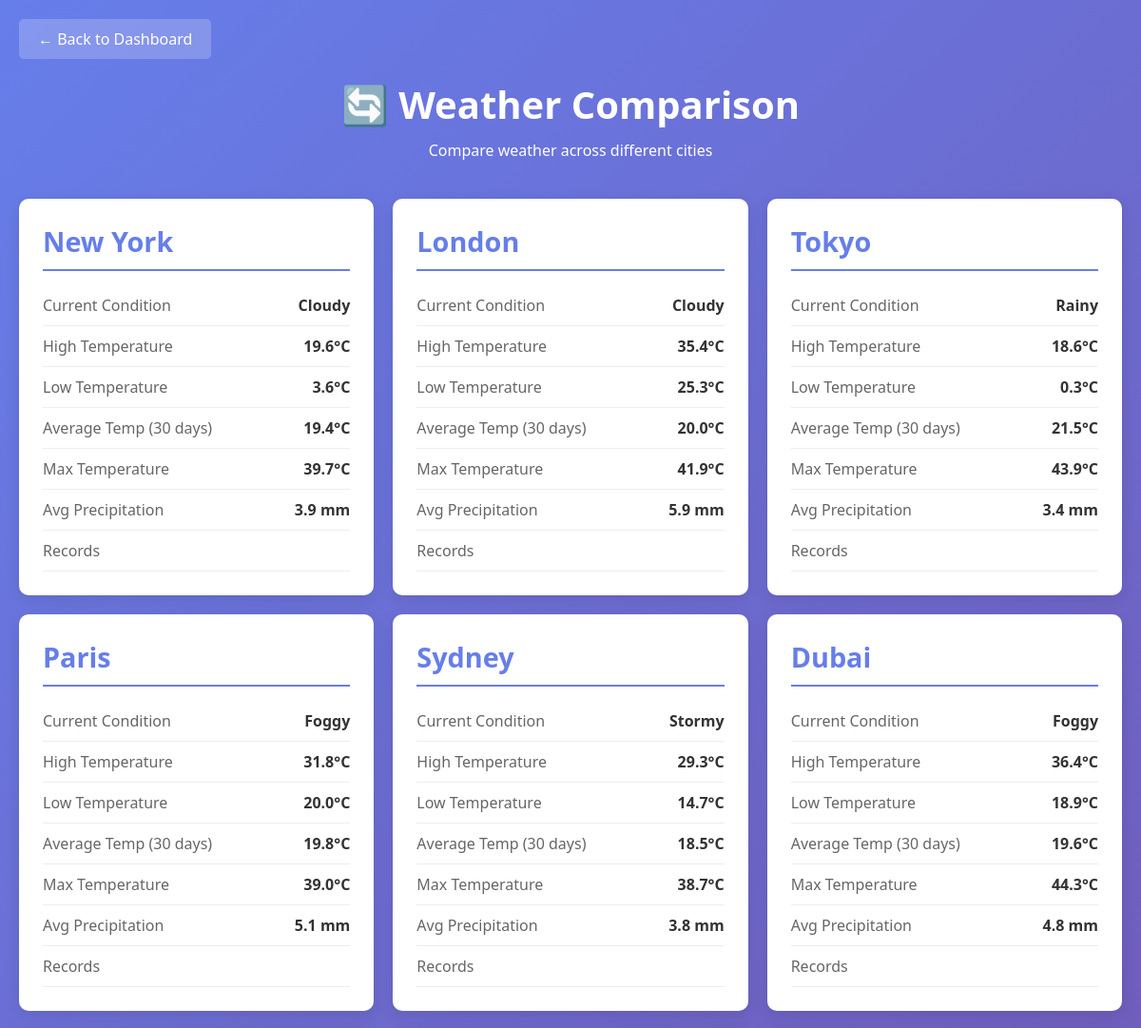
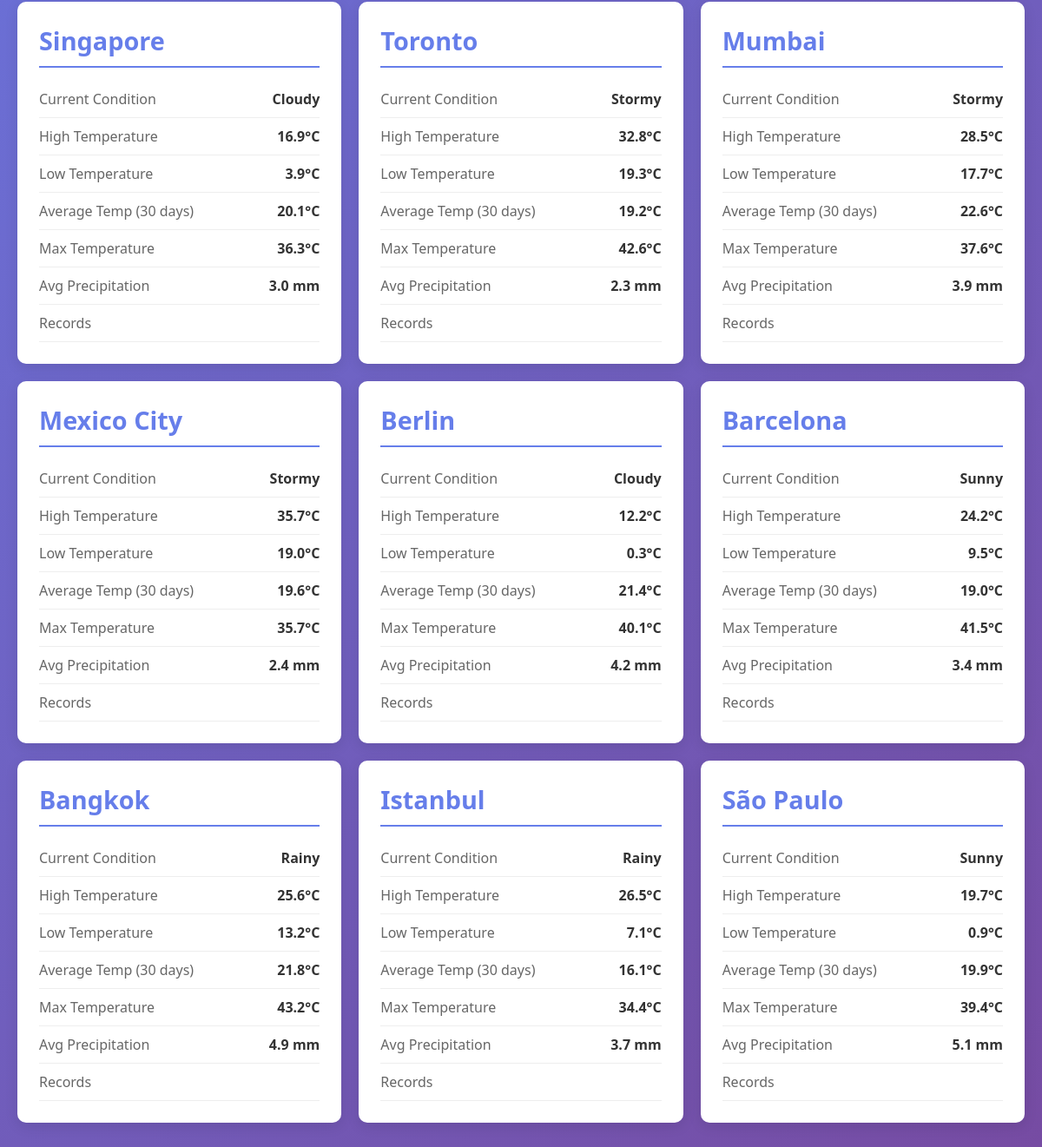
The page /comparison/ on the database its author committed (2 pictures, top to bottom).
### weather/models.py (models this page shows, shortened)
class WeatherRecord(models.Model):
    CONDITION_CHOICES = [
        ('sunny', 'Sunny'),
        ('cloudy', 'Cloudy'),
        ('rainy', 'Rainy'),
        ('snowy', 'Snowy'),
        ('stormy', 'Stormy'),
        ('foggy', 'Foggy'),
    ]
    city = models.CharField(max_length=100, db_index=True)
    date = models.DateField(db_index=True)
    temp_high = models.FloatField()
    temp_low = models.FloatField()
    temp_avg = models.FloatField(null=True, blank=True)
    precipitation = models.FloatField(null=True, blank=True, validators=[MinValueValidator(0)])
    humidity = models.IntegerField(null=True, blank=True, validators=[MinValueValidator(0), MaxValueValidator(100)])
    wind_speed = models.FloatField(null=True, blank=True, validators=[MinValueValidator(0)])
    condition = models.CharField(max_length=20, choices=CONDITION_CHOICES)
    created_at = models.DateTimeField(auto_now_add=True)
    class Meta:
        ordering = ['-date']
        unique_together = ['city', 'date']
        indexes = [
            models.Index(fields=['city', '-date']),
            models.Index(fields=['-date']),
        ]

### weather/views.py (the view)
# urls.py: path('comparison/', weather_comparison, name='weather_comparison'),
def weather_comparison(request):
    cities = WeatherRecord.objects.values_list('city', flat=True).distinct()
    comparison_data = {}
    for city in cities:
        latest = WeatherRecord.objects.filter(city=city).latest('date')
        thirty_days_ago = datetime.now().date() - timedelta(days=30)
        recent_stats = WeatherRecord.objects.filter(
            city=city,
            date__gte=thirty_days_ago
        ).aggregate(
            avg_temp=Avg('temp_avg'),
            max_temp=Max('temp_high'),
            min_temp=Min('temp_low'),
            total_precipitation=Avg('precipitation')
        )
        comparison_data[city] = {
            'latest': latest,
            'stats': recent_stats
        }
    context = {
        'comparison_data': comparison_data,
        'cities': list(cities)
    }
    return render(request, 'comparison.html', context)

### templates/comparison.html (shortened to what this page needs)
<!DOCTYPE html>
<html lang="en">
<head>
</head>
<body>
    <div class="container">
        <a href="/" class="back-link">← Back to Dashboard</a>
        <header>
            <h1>🔄 Weather Comparison</h1>
            <p>Compare weather across different cities</p>
        </header>
        <div class="comparison-grid">
            {% for city, data in comparison_data.items %}
                <div class="comparison-card">
                    <div class="city-name">{{ city }}</div>
                    <div class="stat-row">
                        <span class="stat-label">Current Condition</span>
                        <span class="stat-value">{{ data.latest.get_condition_display }}</span>
                    </div>
                    <div class="stat-row">
                        <span class="stat-label">High Temperature</span>
                        <span class="stat-value">{{ data.latest.temp_high }}°C</span>
                    </div>
                    <div class="stat-row">
                        <span class="stat-label">Low Temperature</span>
                        <span class="stat-value">{{ data.latest.temp_low }}°C</span>
                    </div>
                    <div class="stat-row">
                        <span class="stat-label">Average Temp (30 days)</span>
                        <span class="stat-value">
                            {% if data.stats.avg_temp %}
                                {{ data.stats.avg_temp|floatformat:1 }}°C
                            {% else %}
                                N/A
                            {% endif %}
                        </span>
                    </div>
                    <div class="stat-row">
                        <span class="stat-label">Max Temperature</span>
                        <span class="stat-value">
                            {% if data.stats.max_temp %}
                                {{ data.stats.max_temp }}°C
                            {% else %}
                                N/A
                            {% endif %}
                        </span>
                    </div>
                    <div class="stat-row">
                        <span class="stat-label">Avg Precipitation</span>
                        <span class="stat-value">
                            {% if data.stats.total_precipitation %}
                                {{ data.stats.total_precipitation|floatformat:1 }} mm
                            {% else %}
                                0 mm
                            {% endif %}
                        </span>
                    </div>
                    <div class="stat-row">
                        <span class="stat-label">Records</span>
                    </div>
                </div>
            {% empty %}
                <p style="color: white; font-size: 1.2em;">No comparison data available</p>
            {% endfor %}
        </div>
    </div>
</body>
</html>

### templates/comparison.html (style rules this page uses)
* { margin: 0; padding: 0; box-sizing: border-box; }
body { font-family: 'Segoe UI', Tahoma, Geneva, Verdana, sans-serif; background: linear-gradient(135deg, #667eea 0%, #764ba2 100%); min-height: 100vh; padding: 20px; }
.container { max-width: 1200px; margin: 0 auto; }
header { text-align: center; color: white; margin-bottom: 40px; }
header h1 { font-size: 2.5em; margin-bottom: 10px; }
.comparison-grid { display: grid; grid-template-columns: repeat(auto-fit, minmax(300px, 1fr)); gap: 20px; margin-bottom: 30px; }
.comparison-card { background: white; border-radius: 10px; padding: 25px; box-shadow: 0 4px 15px rgba(0,0,0,0.1); transition: transform 0.3s; }
.city-name { font-size: 1.8em; color: #667eea; font-weight: bold; margin-bottom: 15px; border-bottom: 2px solid #667eea; padding-bottom: 10px; }
.stat-row { display: flex; justify-content: space-between; padding: 10px 0; border-bottom: 1px solid #eee; }
.stat-label { color: #666; font-weight: 500; }
.stat-value { color: #333; font-weight: bold; }
.back-link { color: white; text-decoration: none; margin-bottom: 20px; display: inline-block; padding: 10px 20px; background: rgba(255,255,255,0.2); border-radius: 5px; transition: all 0.3s; }

### rows shown on the page
WeatherRecord: city "New York", latest.condition "Cloudy", latest.temp_high "19.6", latest.temp_low "3.6", stats.avg_temp "19.4", stats.max_temp "39.7", stats.total_precipitation "3.9"
WeatherRecord: city "London", latest.condition "Cloudy", latest.temp_high "35.4", latest.temp_low "25.3", stats.avg_temp "20.0", stats.max_temp "41.9", stats.total_precipitation "5.9"
WeatherRecord: city "Tokyo", latest.condition "Rainy", latest.temp_high "18.6", latest.temp_low "0.3", stats.avg_temp "21.5", stats.max_temp "43.9", stats.total_precipitation "3.4"
WeatherRecord: city "Paris", latest.condition "Foggy", latest.temp_high "31.8", latest.temp_low "20.0", stats.avg_temp "19.8", stats.max_temp "39.0", stats.total_precipitation "5.1"
WeatherRecord: city "Sydney", latest.condition "Stormy", latest.temp_high "29.3", latest.temp_low "14.7", stats.avg_temp "18.5", stats.max_temp "38.7", stats.total_precipitation "3.8"
WeatherRecord: city "Dubai", latest.condition "Foggy", latest.temp_high "36.4", latest.temp_low "18.9", stats.avg_temp "19.6", stats.max_temp "44.3", stats.total_precipitation "4.8"
WeatherRecord: city "Singapore", latest.condition "Cloudy", latest.temp_high "16.9", latest.temp_low "3.9", stats.avg_temp "20.1", stats.max_temp "36.3", stats.total_precipitation "3.0"
WeatherRecord: city "Toronto", latest.condition "Stormy", latest.temp_high "32.8", latest.temp_low "19.3", stats.avg_temp "19.2", stats.max_temp "42.6", stats.total_precipitation "2.3"
WeatherRecord: city "Mumbai", latest.condition "Stormy", latest.temp_high "28.5", latest.temp_low "17.7", stats.avg_temp "22.6", stats.max_temp "37.6", stats.total_precipitation "3.9"
WeatherRecord: city "Mexico City", latest.condition "Stormy", latest.temp_high "35.7", latest.temp_low "19.0", stats.avg_temp "19.6", stats.max_temp "35.7", stats.total_precipitation "2.4"
WeatherRecord: city "Berlin", latest.condition "Cloudy", latest.temp_high "12.2", latest.temp_low "0.3", stats.avg_temp "21.4", stats.max_temp "40.1", stats.total_precipitation "4.2"
WeatherRecord: city "Barcelona", latest.condition "Sunny", latest.temp_high "24.2", latest.temp_low "9.5", stats.avg_temp "19.0", stats.max_temp "41.5", stats.total_precipitation "3.4"
WeatherRecord: city "Bangkok", latest.condition "Rainy", latest.temp_high "25.6", latest.temp_low "13.2", stats.avg_temp "21.8", stats.max_temp "43.2", stats.total_precipitation "4.9"
WeatherRecord: city "Istanbul", latest.condition "Rainy", latest.temp_high "26.5", latest.temp_low "7.1", stats.avg_temp "16.1", stats.max_temp "34.4", stats.total_precipitation "3.7"
WeatherRecord: city "São Paulo", latest.condition "Sunny", latest.temp_high "19.7", latest.temp_low "0.9", stats.avg_temp "19.9", stats.max_temp "39.4", stats.total_precipitation "5.1"
